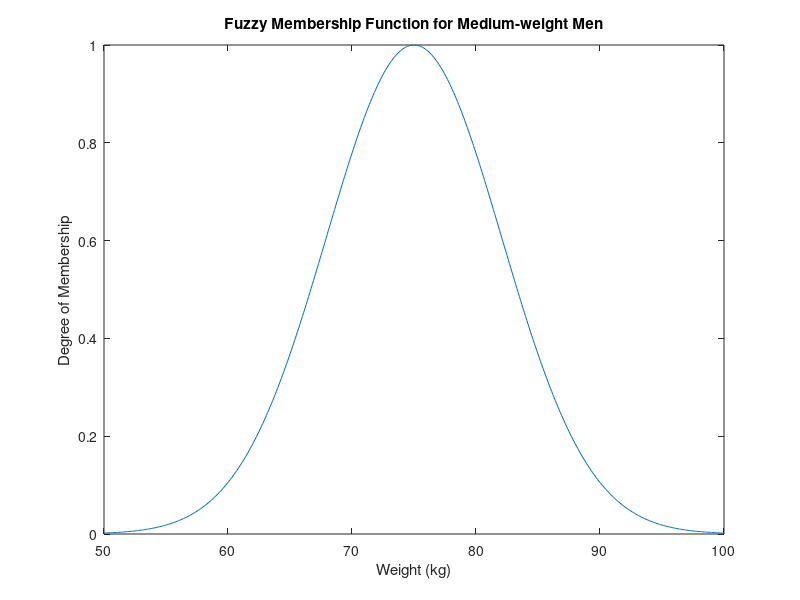

The MATLAB source for this figure:
% Define a range of weights
x = 50:0.1:100; % Example weight range in kg

% Define the membership function for "medium-weight men"
mu_mediumWeight = exp(-((x-75)/10).^2); % Gaussian function centered at 75kg

% Plot
figure;
plot(x, mu_mediumWeight);
title('Fuzzy Membership Function for Medium-weight Men');
xlabel('Weight (kg)');
ylabel('Degree of Membership');
